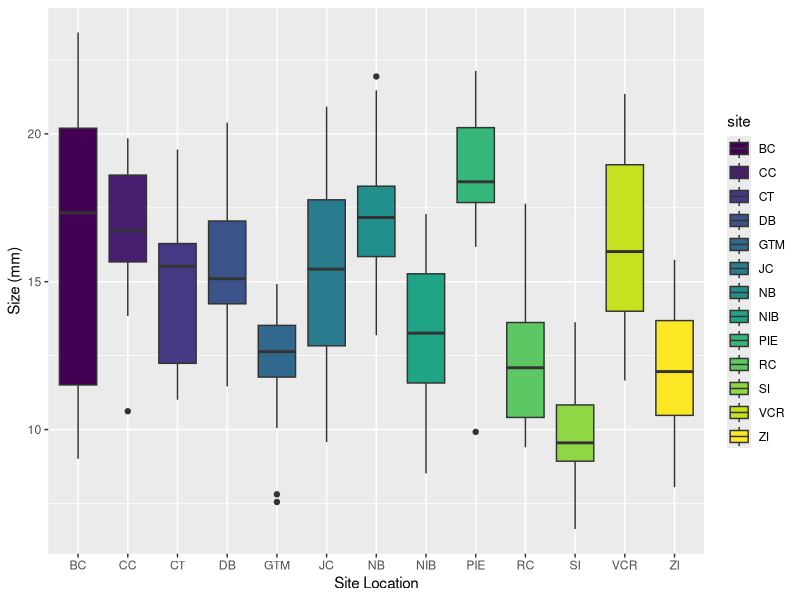
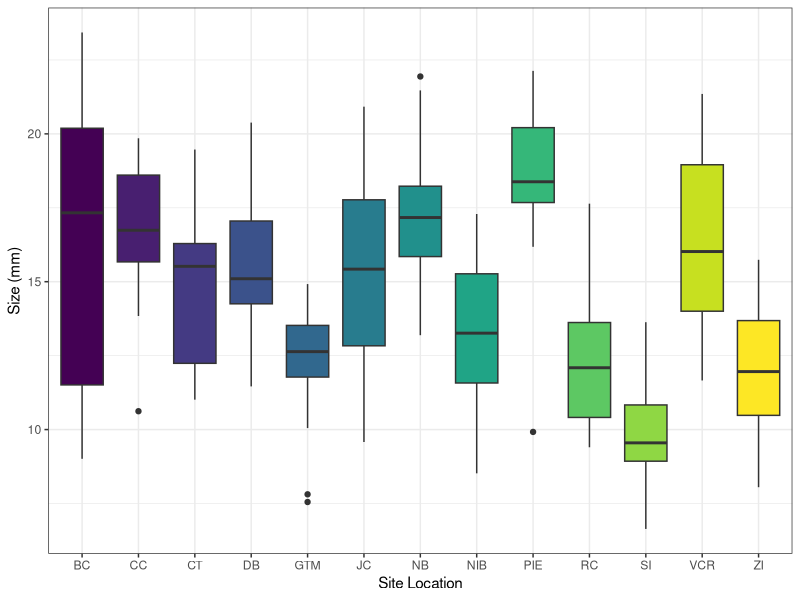

Recreate these plots in R, in order.
## ---- chunk 1
knitr::opts_chunk$set(echo = TRUE)

# Load necessary packages.
library(here)
library(tidyverse)
library(viridis)
## ---- chunk 2
bird <- 14

bird
## ---- chunk 3
# Load necessary data.
crab_data <- read_csv(file=here("Labs/week2/pie_crab.csv"))
# Examine data structure.
str(crab_data)
## ---- chunk 4
# Use the select() function to select column(s).
select(crab_data, air_temp)

# Use the filter() function to filter based on certain conditions.
filter(crab_data, water_temp > 20)

# Use the mutate() function to rename columns.
mutate(crab_data, air_water_diff = air_temp- water_temp)

# Create a new dataset called "crab_new".
# First, start with your original data and then...
crab_new <- crab_data %>%
# Create a new column with air and water temperatures multiplied and then...
mutate(airxwater = air_temp * water_temp) %>%
# Pull out (filter) entries for the Plum Island Ecosystem study only.
filter(site== "PIE")
# End of pipe.

crab_cool <- crab_data %>% 
  filter(water_temp < 18) %>% 
  select(site, size)
## ---- chunk 5
ggplot(data = crab_data, aes(x=site, y=size, fill = site)) +
  geom_boxplot() + 
  labs(x="Site Location",
       y = "Size (mm)") +
  scale_fill_viridis(discrete = TRUE)
# You can see a list of all the 657 base colors R oﬀers by running colors() in your console.
## ---- chunk 6
ggplot(data = crab_data, aes(x = site, y = size,
fill = site)) + # create base plot
geom_boxplot() + # add boxplots
labs(x = "Site Location",
y = "Size (mm)") + # add labels
scale_fill_viridis(discrete = TRUE) + # specify values are discrete
theme_bw() + # remove gray background
theme(legend.position = "none") # remove legend
